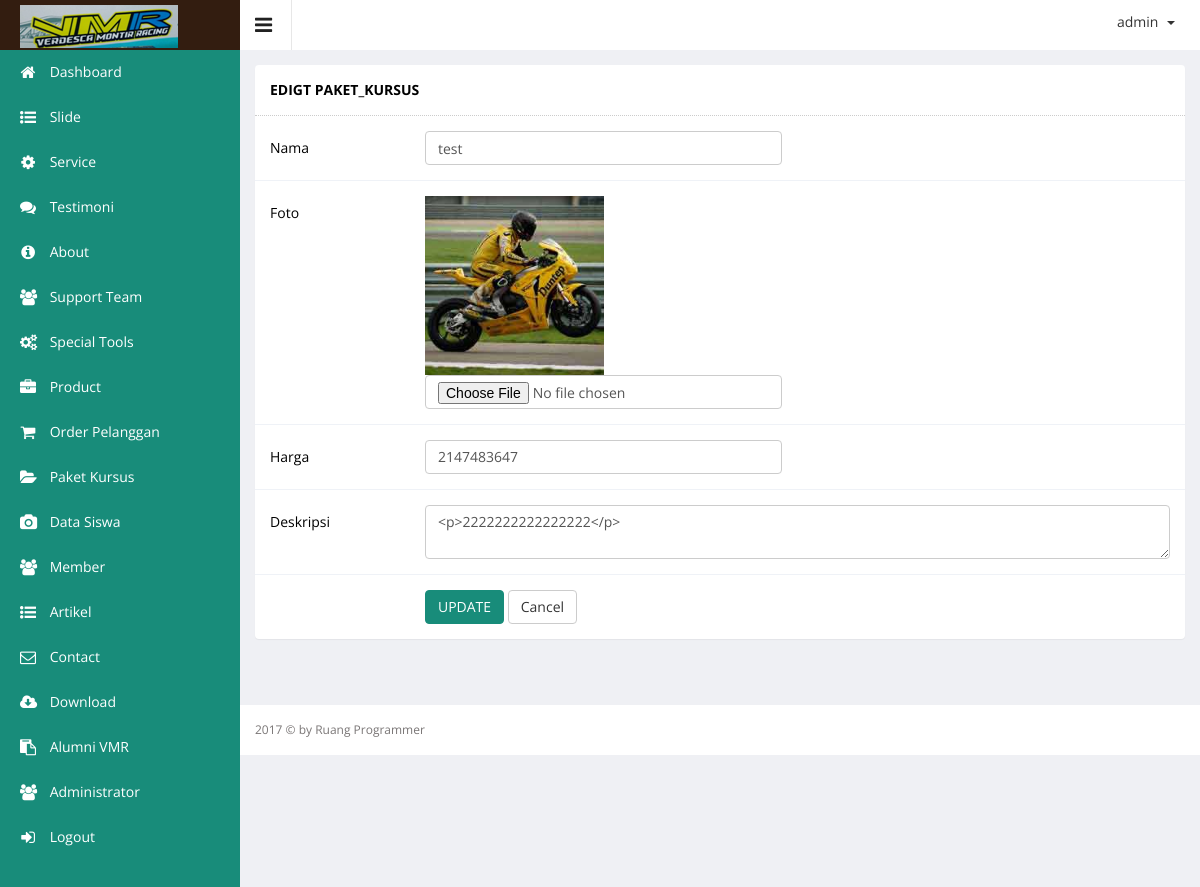
/admin/index.php?hal=master/paket_kursus/edit&id=4 (signed in), run on the app's committed database.
### tables this page shows
CREATE TABLE `paket_kursus` (
  `paket_kursus_id` int(11) NOT NULL,
  `paket_kursus_name` varchar(100) DEFAULT NULL,
  `paket_kursus_images` text,
  `paket_kursus_price` int(11) DEFAULT NULL,
  `paket_kursus_desc` text,
  `paket_kursus_date` datetime DEFAULT NULL,
  `user_id` int(11) DEFAULT NULL
);

### admin/master/paket_kursus/edit.php (the view, shortened to what this page needs)
<?php
$id = $_GET['id'];
$queryRowpaket_kursus = mysql_query("SELECT * FROM paket_kursus where paket_kursus_id = '".$id."'");
$rowpaket_kursus = mysql_fetch_array($queryRowpaket_kursus);
 ?>
        <div class="wrapper">
            <div class="row">
                <div class="col-lg-12">
                    <section class="panel">
                        <header class="panel-heading">
                           Edigt paket_kursus
                        </header>
                        <div class="panel-body">
                            <div class=" form">
                                <form class="cmxform form-horizontal adminex-form" id="commentForm" method="POST" enctype="multipart/form-data"  action="">
                                    <div class="form-group ">
                                        <label for="cname" class="control-label col-lg-2" style="text-align: left;">Nama</label>
                                        <div class="col-lg-5">
                                            <input class=" form-control" id="cname" name="paket_kursus_name"  type="text" value="<?php echo $rowpaket_kursus['paket_kursus_name']  ?>" required/>
                                        </div>
                                    </div>
                                    <div class="form-group ">
                                        <label for="cname" class="control-label col-lg-2" style="text-align: left;">Foto</label>
                                        <div class="col-lg-5">
                                            <img src="../images/paket_kursus/<?php echo $rowpaket_kursus['paket_kursus_images']; ?>" width="50%">
                                            <input class=" form-control" id="cname" name="paket_kursus_images" minlength="2" type="file"/>
                                        </div>
                                    </div>
                                    <div class="form-group ">
                                        <label for="cname" class="control-label col-lg-2" style="text-align: left;">Harga</label>
                                        <div class="col-lg-5">
                                            <input class="form-control" id="cname" name="paket_kursus_price"  type="text" value="<?php echo $rowpaket_kursus['paket_kursus_price']  ?>" required="" />
                                        </div>
                                    </div>
                                    <div class="form-group ">
                                        <label for="ccomment" class="control-label col-lg-2" style="text-align: left;">Deskripsi</label>
                                        <div class="col-lg-10">
                                            <textarea class="form-control ckeditor" id="ccomment" name="paket_kursus_desc" required><?php echo $rowpaket_kursus['paket_kursus_desc']; ?></textarea>
                                        </div>
                                    </div>
                                    <div class="form-group">
                                        <div class="col-lg-offset-2 col-lg-5">
                                            <button class="btn btn-primary" type="submit" name="ubah">UPDATE</button>
                                            <a href="?hal=master/paket_kursus/list">
                                            <button class="btn btn-default" type="button">Cancel</button>
                                            </a>
                                        </div>
                                    </div>
                                </form>
                            </div>
                        </div>
                    </section>
                </div>
            </div>
        </div>

### data on the page
paket_kursus: paket_kursus_name "test", paket_kursus_images (picture), paket_kursus_price "2147483647", paket_kursus_desc "<p>2222222222222222</p>"

### other printed values
$_SESSION['username'] "admin"
